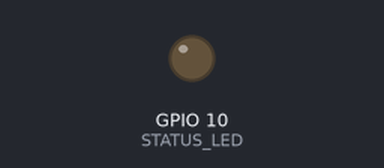
A sketch run on a simulated ESP32-C3. Parts: output pins drawn as LEDs (lit = HIGH). Nothing arrives over Bluetooth unless stated; a phone connects over Bluetooth LE 3 s after start.

Above: at 0.1 s.
At 3.1 s:
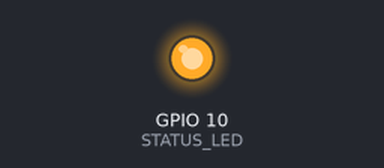
Timing chart, 0 to 4.6 s (numbered marks = the images above):
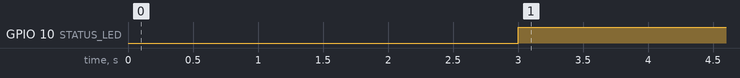

Measured:
- by itself, GPIO 10 (STATUS_LED): LOW → HIGH at 3.0 s

The sketch:

esp32c3_bridge.ino
```cpp
/*
 * CarthaBot wireless bridge  —  DFRobot Beetle ESP32-C3
 * ------------------------------------------------------
 * Transparently relays bytes between the CarthaBot VPL app and the robot's
 * RP2040 over UART, so the app's MicroPython paste-mode (Ctrl-C/E/D) works
 * unchanged over WiFi or BLE.
 *
 * WIRING to the CarthaBot CN1 header (3V3 / SCL / SDA / GND):
 *      CN1 3V3  -> Beetle 3V3      (power; add 470-1000uF across 3V3/GND)
 *      CN1 GND  -> Beetle GND
 *      CN1 SDA  -> Beetle pad 4    (GP0/UART0-TX on RP2040  ->  ESP RX = GPIO4)
 *      CN1 SCL  <- Beetle pad 5    (GP1/UART0-RX on RP2040  <-  ESP TX = GPIO5)
 *
 * The CarthaBot must already run MicroPython (flash it once over USB with the app).
 *
 * APP PROTOCOL (must match CarthaBotVPL):
 *   WiFi : SoftAP "CarthaBot-WiFi" (pass "carthabot"), raw TCP server on 192.168.4.1:3333
 *   BLE  : Nordic UART Service, device name "CarthaBot"
 *            service 6E400001-...  RX(write) 6E400002-...  TX(notify) 6E400003-...
 *
 * Build (Arduino IDE):
 *   - Board:   "DFRobot Beetle ESP32-C3"  (ESP32 Arduino core 2.0.x / 3.0.x)
 *   - Library: "NimBLE-Arduino" 1.4.x  (Library Manager)
 *   - Upload over the Beetle's USB-C.
 */

#include <WiFi.h>
#include <NimBLEDevice.h>

// ---- pins / link ----
#define UART_RX_PIN 4        // ESP RX  <- CarthaBot SDA (RP2040 GP0/TX)
#define UART_TX_PIN 5        // ESP TX  -> CarthaBot SCL (RP2040 GP1/RX)
#define UART_BAUD   115200
#define STATUS_LED  10       // Beetle on-board LED

// ---- features (disable one if RAM is tight) ----
#define ENABLE_WIFI 1
#define ENABLE_BLE  1

// ---- WiFi ----
const char* AP_SSID = "CarthaBot-WiFi";
const char* AP_PASS = "carthabot";      // must be >= 8 chars
const uint16_t TCP_PORT = 3333;

// ---- BLE / Nordic UART Service ----
#define NUS_SERVICE "6E400001-B5A3-F393-E0A9-E50E24DCCA9E"
#define NUS_RX      "6E400002-B5A3-F393-E0A9-E50E24DCCA9E"  // app writes here -> robot
#define NUS_TX      "6E400003-B5A3-F393-E0A9-E50E24DCCA9E"  // robot -> app (notify)
#define BLE_NAME    "CarthaBot"

HardwareSerial Robot(1);                 // UART1 to the RP2040

#if ENABLE_WIFI
WiFiServer tcpServer(TCP_PORT);
WiFiClient tcpClient;
#endif

#if ENABLE_BLE
NimBLECharacteristic* txChar = nullptr;
volatile bool bleConnected = false;

class ServerCB : public NimBLEServerCallbacks {
  void onConnect(NimBLEServer*)    { bleConnected = true; }
  void onDisconnect(NimBLEServer*) { bleConnected = false; NimBLEDevice::startAdvertising(); }
};

// App -> robot: forward every written chunk straight to the UART.
class RxCB : public NimBLECharacteristicCallbacks {
  void onWrite(NimBLECharacteristic* c) {
    std::string v = c->getValue();
    if (!v.empty()) Robot.write((const uint8_t*)v.data(), v.size());
  }
};
#endif

void setup() {
  pinMode(STATUS_LED, OUTPUT);
  digitalWrite(STATUS_LED, LOW);

  Robot.begin(UART_BAUD, SERIAL_8N1, UART_RX_PIN, UART_TX_PIN);

#if ENABLE_WIFI
  WiFi.mode(WIFI_AP);
  WiFi.softAP(AP_SSID, AP_PASS);
  tcpServer.begin();
  tcpServer.setNoDelay(true);
#endif

#if ENABLE_BLE
  NimBLEDevice::init(BLE_NAME);
  NimBLEServer* srv = NimBLEDevice::createServer();
  srv->setCallbacks(new ServerCB());

  NimBLEService* svc = srv->createService(NUS_SERVICE);
  NimBLECharacteristic* rxChar =
      svc->createCharacteristic(NUS_RX, NIMBLE_PROPERTY::WRITE | NIMBLE_PROPERTY::WRITE_NR);
  rxChar->setCallbacks(new RxCB());
  txChar = svc->createCharacteristic(NUS_TX, NIMBLE_PROPERTY::NOTIFY);
  svc->start();

  NimBLEAdvertising* adv = NimBLEDevice::getAdvertising();
  adv->addServiceUUID(NUS_SERVICE);
  adv->setScanResponse(true);
  adv->start();
#endif
}

void loop() {
  bool linked = false;

#if ENABLE_WIFI
  // Accept / refresh a single TCP client.
  if (!tcpClient || !tcpClient.connected()) {
    WiFiClient incoming = tcpServer.available();
    if (incoming) { tcpClient = incoming; tcpClient.setNoDelay(true); }
  }
  // App(WiFi) -> robot
  if (tcpClient && tcpClient.connected()) {
    linked = true;
    while (tcpClient.available()) Robot.write(tcpClient.read());
  }
#endif

#if ENABLE_BLE
  if (bleConnected) linked = true;
#endif

  // robot -> app (WiFi stream + BLE notify), coalesced into small packets.
  static uint8_t buf[180];
  size_t n = 0;
  while (Robot.available() && n < sizeof(buf)) {
    uint8_t b = (uint8_t)Robot.read();
    buf[n++] = b;
#if ENABLE_WIFI
    if (tcpClient && tcpClient.connected()) tcpClient.write(b);
#endif
  }
#if ENABLE_BLE
  if (n > 0 && bleConnected && txChar) {
    txChar->setValue(buf, n);
    txChar->notify();
  }
#endif

  digitalWrite(STATUS_LED, linked ? HIGH : LOW);
}
```
